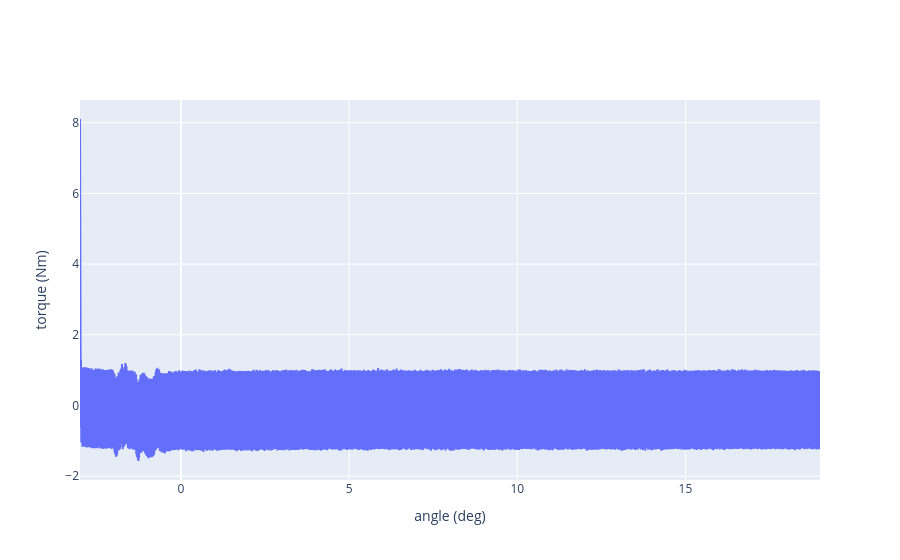

Here is the notebook cell this chart was saved with:
### Code cell


### Figure 1 — Plotly figure (JSON) as saved in the notebook; plotly's stock layout.template omitted (floating-point values rounded to 4 significant figures; data arrays with more than 128 entries replaced by an {"elided": "..."} marker saying what was removed)
{"data": [{"type": "scatter", "x": {"elided": "22000 float values"}, "y": {"elided": "22000 float values"}}], "layout": {"xaxis": {"title": {"text": "angle (deg)"}}, "yaxis": {"title": {"text": "torque (Nm)"}}}}
